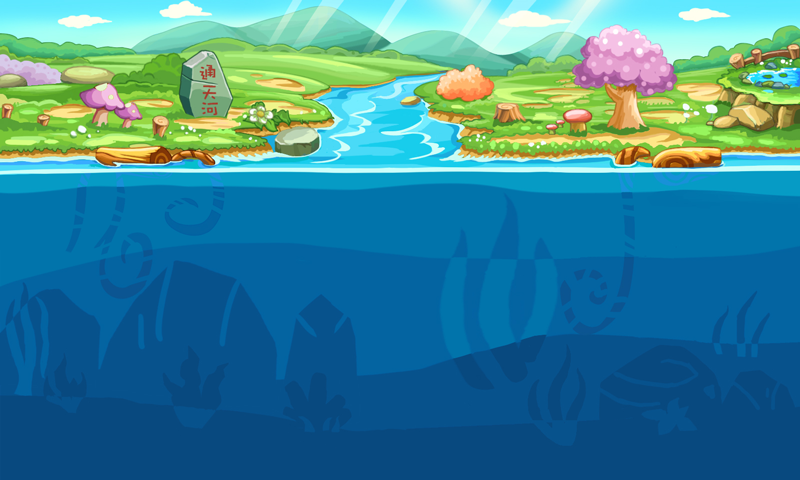

Rendered tile map (Tiled .tmx) drawn with the repository's tilesets; below, a short description and the map source with its tile grids summarised:
An orthogonal 25x15 tile map with 32x32 px tiles, 1 tile layer (bg) and 22 objects.

<map version="1.0" orientation="orthogonal" width="25" height="15" tilewidth="32" tileheight="32">
 <tileset firstgid="1" name="bg02" tilewidth="32" tileheight="32">
  <image source="bg02.png" width="800" height="480" />
 </tileset>
 <layer name="bg" width="25" height="15">
  <data>[375 cells, 375 non-empty, 375 distinct tile ids]</data>
 </layer>
 <objectgroup name="logic" width="25" height="15" opacity="0.9">
  <object x="0" y="0" width="32" height="32">
   <properties>
    <property name="coins" value="2000" />
    <property name="map" value="02" />
    <property name="nextscene" value="26" />
    <property name="nextscene2" value="-1" />
    <property name="scene" value="25" />
    <property name="time" value="60" />
    <property name="typeid" value="999" />
   </properties>
  </object>
  <object x="107" y="383" width="64" height="48">
   <properties>
    <property name="pointcount" value="2" />
    <property name="pointx1" value="583" />
    <property name="pointx2" value="0" />
    <property name="pointx3" value="0" />
    <property name="pointy1" value="364" />
    <property name="pointy2" value="0" />
    <property name="pointy3" value="0" />
    <property name="starttype" value="0" />
    <property name="typeid" value="05004" />
   </properties>
  </object>
  <object x="603" y="352" width="96" height="96">
   <properties>
    <property name="pointcount" value="2" />
    <property name="pointx1" value="0" />
    <property name="pointx2" value="0" />
    <property name="pointx3" value="0" />
    <property name="pointy1" value="0" />
    <property name="pointy2" value="0" />
    <property name="pointy3" value="0" />
    <property name="starttype" value="0" />
    <property name="typeid" value="05009" />
   </properties>
  </object>
  <object x="431" y="355" width="96" height="96">
   <properties>
    <property name="typeid" value="04005" />
   </properties>
  </object>
  <object x="101" y="240" width="64" height="64">
   <properties>
    <property name="typeid" value="04007" />
   </properties>
  </object>
  <object x="693" y="303" width="32" height="32">
   <properties>
    <property name="typeid" value="04009" />
   </properties>
  </object>
  <object x="364" y="312" width="64" height="64">
   <properties>
    <property name="typeid" value="04004" />
   </properties>
  </object>
  <object x="195" y="374" width="64" height="64">
   <properties>
    <property name="typeid" value="04004" />
   </properties>
  </object>
  <object x="265" y="357" width="96" height="96">
   <properties>
    <property name="typeid" value="04008" />
   </properties>
  </object>
  <object x="380" y="395" width="32" height="32">
   <properties>
    <property name="typeid" value="04009" />
   </properties>
  </object>
  <object x="147" y="217" width="50" height="30">
   <properties>
    <property name="pointcount" value="2" />
    <property name="pointx1" value="610" />
    <property name="pointx2" value="0" />
    <property name="pointx3" value="0" />
    <property name="pointy1" value="217" />
    <property name="pointy2" value="0" />
    <property name="pointy3" value="0" />
    <property name="starttype" value="0" />
    <property name="typeid" value="05007" />
   </properties>
  </object>
  <object x="205" y="261" width="50" height="30">
   <properties>
    <property name="pointcount" value="2" />
    <property name="pointx1" value="610" />
    <property name="pointx2" value="0" />
    <property name="pointx3" value="0" />
    <property name="pointy1" value="261" />
    <property name="pointy2" value="0" />
    <property name="pointy3" value="0" />
    <property name="starttype" value="0" />
    <property name="typeid" value="05007" />
   </properties>
  </object>
  <object x="146" y="298" width="50" height="30">
   <properties>
    <property name="pointcount" value="2" />
    <property name="pointx1" value="610" />
    <property name="pointx2" value="0" />
    <property name="pointx3" value="0" />
    <property name="pointy1" value="298" />
    <property name="pointy2" value="0" />
    <property name="pointy3" value="0" />
    <property name="starttype" value="0" />
    <property name="typeid" value="05007" />
   </properties>
  </object>
  <object x="613" y="265" width="64" height="64">
   <properties>
    <property name="typeid" value="04004" />
   </properties>
  </object>
  <object x="162" y="266" width="96" height="96">
   <properties>
    <property name="typeid" value="04005" />
   </properties>
  </object>
  <object x="508" y="244" width="96" height="96">
   <properties>
    <property name="typeid" value="04008" />
   </properties>
  </object>
  <object x="274" y="282" width="64" height="64">
   <properties>
    <property name="typeid" value="04002" />
   </properties>
  </object>
  <object x="436" y="280" width="64" height="64">
   <properties>
    <property name="typeid" value="04002" />
   </properties>
  </object>
  <object x="218" y="219" width="32" height="32">
   <properties>
    <property name="typeid" value="04013" />
   </properties>
  </object>
  <object x="376" y="264" width="32" height="32">
   <properties>
    <property name="typeid" value="04015" />
   </properties>
  </object>
  <object x="642" y="220" width="32" height="32">
   <properties>
    <property name="typeid" value="04016" />
   </properties>
  </object>
  <object x="535" y="388" width="32" height="32">
   <properties>
    <property name="typeid" value="04006" />
   </properties>
  </object>
 </objectgroup>
</map>
